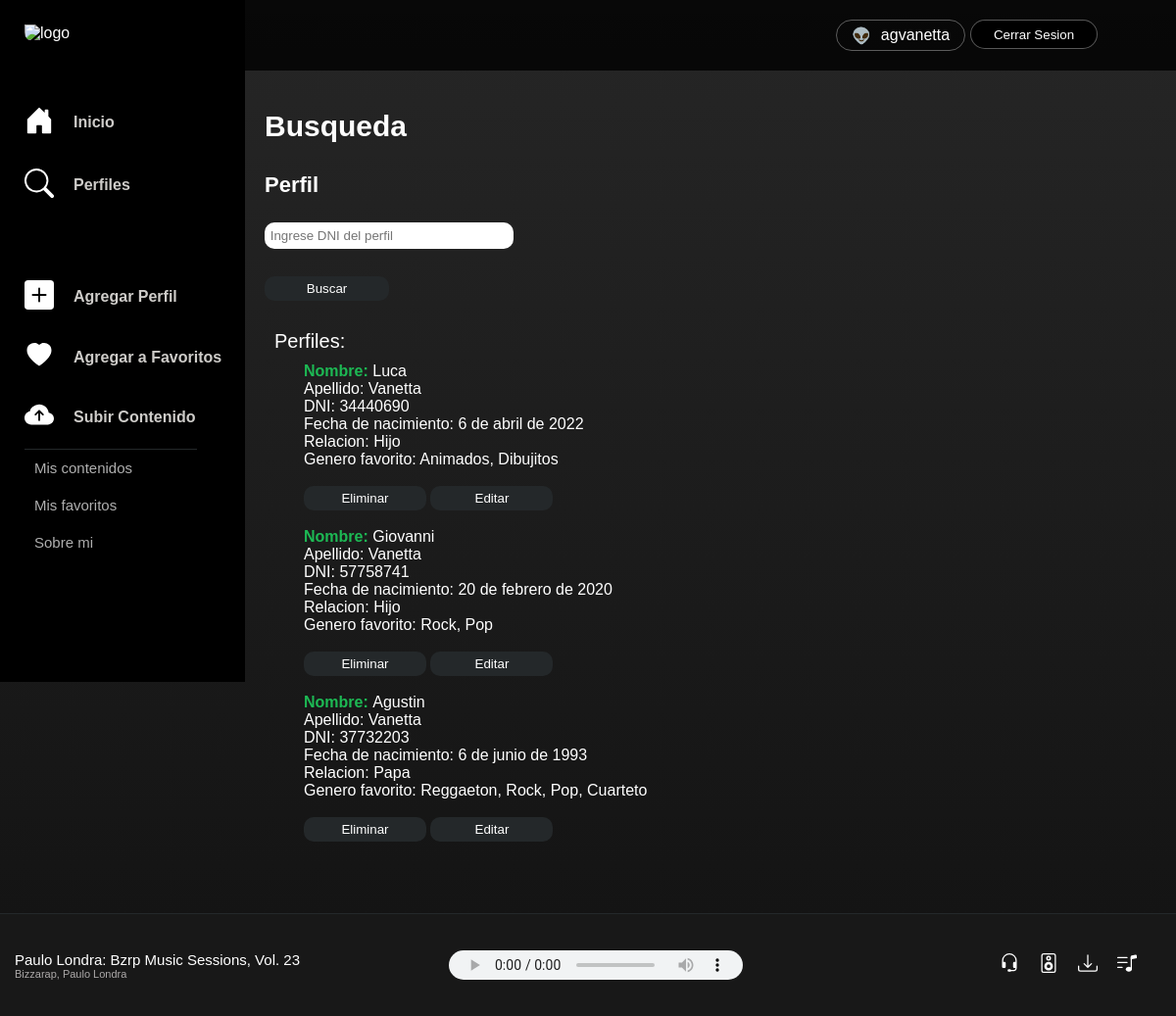
The page /AppSpotify/buscarTodos/ (signed in) on the database its author committed.
### AppSpotify/models.py (models this page shows, shortened)
class Perfil(models.Model):
    nombre = models.CharField(max_length=40)
    apellido = models.CharField(max_length=40)
    dni= models.IntegerField()
    fechaDeNacimiento = models.DateField()
    relacion = models.CharField(max_length=40)
    generosFavoritos = models.CharField(max_length=100)

### AppSpotify/views.py (the view)
# urls.py: path('buscarTodos/', views.buscarTodos),
@login_required
def buscarTodos(request):
    perfiles = Perfil.objects.all()
    contexto={"perfiles":perfiles}
    return render(request,"AppSpotify/perfil/traerPerfiles.html", contexto)

### AppSpotify/templates/AppSpotify/perfil/traerPerfiles.html
{% extends "AppSpotify/padre.html" %}
{% load static %}
{% block contenidoDinamico %}
<div class="body__container">
    <div class="body__user">
        <div class="body__user__container">
            <span>👽</span><div>{{user}}</div>
        </div>
        <button  class="body__user__container" style="margin-left: 5px ; background-color: black; cursor: pointer;">
            <a style=" text-decoration: none; background-color: black; " href="/AppSpotify/logout"> Cerrar Sesion </a>
          </button>
    </div>
    <div class="title">Busqueda</div>
    <div class="perfil__container__lista" >
        <div class="formulario__text">Perfil</div>
        <div class="form">
            <form class="form__perfil" action="/AppSpotify/buscar/" method="GET">
                <input id="input" type="text" name="dni" id="dni" placeholder=" Ingrese DNI del perfil">
                <br>
                <input class="button__enviar2" type="submit" value="Buscar">
            </form>
        </div>
        {% if perfiles %}
        <div>
            <div style="font-size: 20px;">Perfiles:</div>
            <ul style="list-style: none;">
            {% for perfil in perfiles %}
                <li><span style="color: #1DB954; font-weight: 600;">Nombre: </span>{{perfil.nombre}}</li>
                <li>Apellido: {{perfil.apellido}}</li>
                <li>DNI: {{perfil.dni}}</li>
                <li>Fecha de nacimiento: {{perfil.fechaDeNacimiento}}</li>
                <li>Relacion: {{perfil.relacion}}</li>
                <li>Genero favorito: {{perfil.generosFavoritos}}</li>
                <br>
                <button class="button__listar">
                    <a style="text-decoration: none;" href="{% url 'EliminarPerfil' perfil.dni %}"> Eliminar </a>
                </button>
                <button class="button__listar">
                    <a style="text-decoration: none;" href="{% url 'EditarPerfil' perfil.dni %}"> Editar </a>
                </button>
                <br>
                <br>
            {% endfor %}
            </ul>
        </div>
        {% else %}
        <div>No hay perfiles cargados en sistema.</div>
        {% endif %}
    </div>
</div>
{% endblock %}

### AppSpotify/templates/AppSpotify/padre.html (shortened to what this page needs)
<!DOCTYPE html>
<html lang="en">
<head>
    {% load static %}
  <link href="{% static 'AppSpotify/css/styles.css' %}" rel="stylesheet">
</head>
<body>
    <header>
        <div class="header__container">
            <div class="header__logo">
                <img class="header__logo__img" src="https://storage.googleapis.com/pr-newsroom-wp/1/2018/11/Spotify_Logo_RGB_White.png" alt="logo"/>
            </div>
            <div class="header__menu">
                <div class="header__menu__options">
                    <div class="header__icons"></i></div> <a class="header__text" href="{% url 'Inicio' %}">Inicio</a>
                </div>
                <div class="header__menu__options">
                    <div class="header__icons"></div> <a class="header__text" href="{% url 'Biblioteca' %}">Perfiles</a>
                </div>
            </div>
            <div class="header__personal">
                <div class="header__menu__options">
                    <div class="header__icons"><svg xmlns="http://www.w3.org/2000/svg" width="30" height="30" fill="currentColor" class="bi bi-plus-square-fill" viewBox="0 0 16 16">
                        <path d="M2 0a2 2 0 0 0-2 2v12a2 2 0 0 0 2 2h12a2 2 0 0 0 2-2V2a2 2 0 0 0-2-2H2zm6.5 4.5v3h3a.5.5 0 0 1 0 1h-3v3a.5.5 0 0 1-1 0v-3h-3a.5.5 0 0 1 0-1h3v-3a.5.5 0 0 1 1 0z"/>
                      </svg></div ><a class="header__text" href="{% url 'Perfil' %}">Agregar Perfil</a>
                </div>
                <div class="header__menu__options">
                    <div class="header__icons"><svg xmlns="http://www.w3.org/2000/svg" width="30" height="25" fill="currentColor" class="bi bi-heart-fill" viewBox="0 0 16 16">
                        <path fill-rule="evenodd" d="M8 1.314C12.438-3.248 23.534 4.735 8 15-7.534 4.736 3.562-3.248 8 1.314z"/>
                      </svg></div> <a class="header__text" href="{% url 'Favoritos' %}">Agregar a Favoritos</a>
                </div>
                <div class="header__menu__options">
                    <div class="header__icons"></div ><a class="header__text" href="{% url 'Contenido' %}">Subir Contenido</a>
                </div>
            </div>
            <div class="header__favoritos">
                <div style="padding: 10px;"><a style="text-decoration: none; " href="{% url 'misContenidos' %}" class="header__favoritos__text"> Mis contenidos </a></div>
                <div style="padding: 10px;"><a style="text-decoration: none; " href="{% url 'misFavoritos' %}" class="header__favoritos__text"> Mis favoritos </a></div>
                <div style="padding: 10px;"><a style="text-decoration: none; " href="{% url 'sobreMi' %}" class="header__favoritos__text"> Sobre mi </a></div>
            </div>
        </div>
    </header>
    <body >
        {% block contenidoDinamico %}
            {% endblock %}
    </body>
    <footer>
        <div class="footer">
            <div class="footer__left">
                <h1>Paulo Londra: Bzrp Music Sessions, Vol. 23</h1>
                <h2>Bizzarap, Paulo Londra</h2>
            </div>
            <div class="footer__bot">
               <audio src="{% static 'AppSpotify/css/test.mp3' %}" controls></audio>
            </div>
            <div class="footer__right">
                <div></div>
                <div></div>
                <div></div>
                <div></div>
            </div>
        </div>
    </footer>
</body>
</html>

### AppSpotify/static/AppSpotify/css/styles.css (style rules this page uses)
* { margin: 0; color: white; font-family: Google Sans,arial,sans-serif-medium,sans-serif; }
header { height: 87vh; width: 250px; background-color: black; position: fixed; }
body { height: 100vh; background-image: linear-gradient(rgba(0,0,0,.85) 0,#121212 100%); margin-bottom: 25vh; }
footer { height: 13vh; width: 100%; background-color: #181818; border-top: 1px solid #24282a; float: right; display: flex; position: fixed; bottom: 0px; }
.header__container { display: flex; flex-direction: column; padding-left: 25px; position: fixed; }
.header__favoritos { border-top: 1px solid #24282a; margin-right: 25px; }
.header__favoritos__text { font-size: 15px; margin-top: 25px; color: rgba(255, 255, 255, 0.685); }
.header__icons { padding-right: 20px; }
.header__logo__img { padding-top: 25px; height: 50px; width: 170px; }
.header__menu { padding: 50px 0px; }
.header__menu__options { color: rgba(225, 223, 220, 0.915); display: flex; align-items: center; padding: 15px 0px; }
.header__text { font-weight: 700; color: inherit; text-decoration: none; }
.body__container { float: right; display: flex; flex-direction: column; width: calc(100% - 250px); font-family: 'Lato', sans-serif; padding-bottom: 150px; }
.body__user { display: flex; background-color: rgba(0, 0, 0, 0.801); justify-content: flex-end; padding: 20px 80px 20px 0px; }
.body__user__container { display: flex; justify-content: center; align-items: center; border: 1px solid rgba(255, 255, 255, 0.34); border-radius: 20px; width: 130px; height: 30px; }
.body__user__container span { padding-right: 10px; }
img { border-radius: 10px; height: 180px; width: 180px; }
.title { padding-left: 20px; font-weight: 700; font-size: 30px; padding-top: 40px; padding-bottom: 20px; }
.footer { width: 100%; display: flex; justify-content: space-between; align-items: center; }
.footer__bot { margin-left: -100px; }
.footer__right { display: flex; margin-right: 30px; }
.footer__right div { padding: 10px; }
.footer__left { padding-left: 15px; }
.footer__left h1 { font-size: 15px; font-weight: 100; }
.footer__left h2 { font-size: 11px; font-weight: 100; color: rgb(172, 169, 169); }
.footer__bot { display: flex; }
.formulario__text { font-size: 22px; font-weight: 700; display: flex; justify-content: center; align-items: center; }
.perfil__container__lista { display: flex; flex-direction: column; align-items: flex-start; padding-left: 10px; }
.perfil__container__lista div { padding: 10px; }
.form__perfil { display: flex; flex-direction: column; }
.button__enviar2 { width: 50%; align-items: center; margin-top: 5px; background-color: #24282a; border: 0; border-radius: 10px; padding: 5px 15px; }
.button__listar { width: 125px; align-items: center; margin-top: 0px; background-color: #24282a; border: 0; border-radius: 10px; padding: 5px 15px; }
#input { color: black; height: 25px; width: 250px; margin: 5px 0; border-radius: 10px; border: 0; }
audio { height: 30px; }

### rows shown on the page
Perfil: nombre "Luca", apellido "Vanetta", dni "34440690", fechaDeNacimiento "6 de abril de 2022", relacion "Hijo", generosFavoritos "Animados, Dibujitos"
Perfil: nombre "Giovanni", apellido "Vanetta", dni "57758741", fechaDeNacimiento "20 de febrero de 2020", relacion "Hijo", generosFavoritos "Rock, Pop"
Perfil: nombre "Agustin", apellido "Vanetta", dni "37732203", fechaDeNacimiento "6 de junio de 1993", relacion "Papa", generosFavoritos "Reggaeton, Rock, Pop, Cuarteto"

### other values the page prints
{{ user }} "agvanetta"
